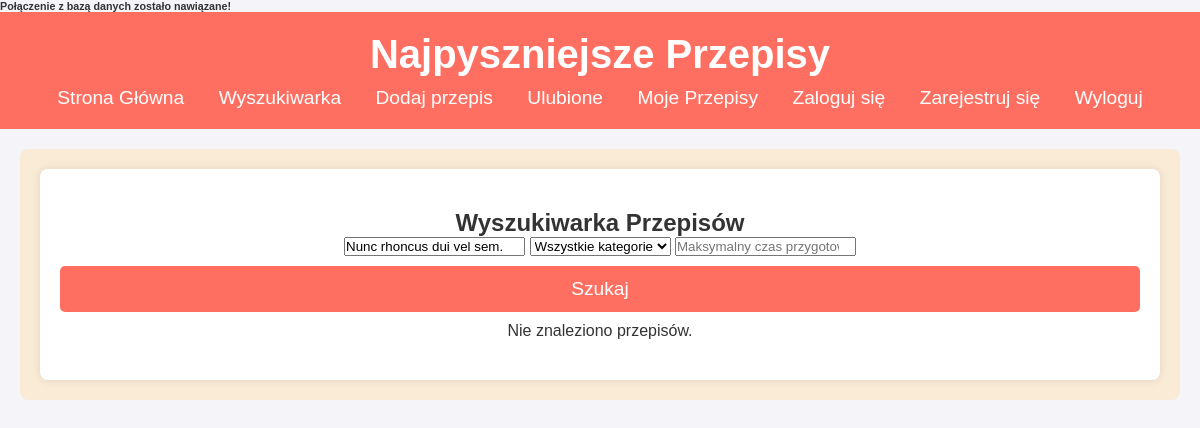
The page /search.php?keyword=Nunc rhoncus dui vel sem. on the database as committed earlier.
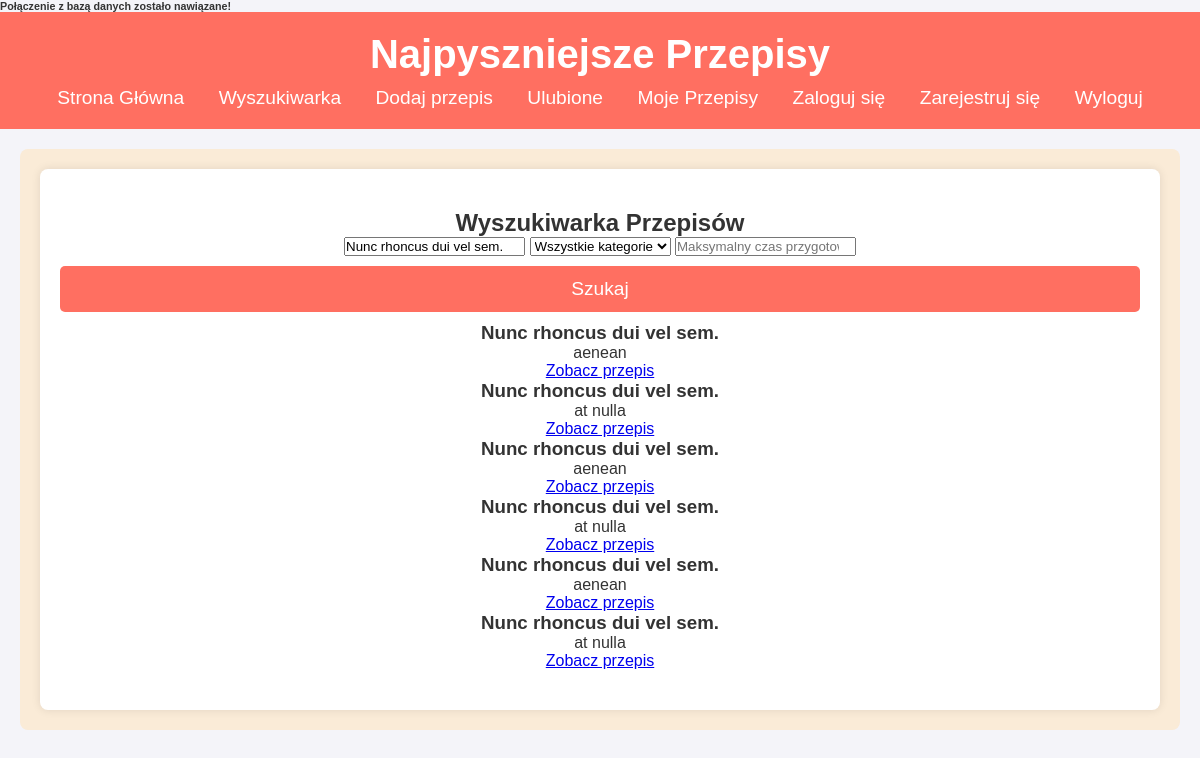
The same page on the database as committed later.
### tables this page shows
CREATE TABLE `recipes` (
  `recipe_id` int(11) NOT NULL,
  `title` varchar(100) NOT NULL,
  `description` text DEFAULT NULL,
  `instructions` text NOT NULL,
  `servings` int(11) DEFAULT 1,
  `prep_time` int(11) DEFAULT 0,
  `cook_time` int(11) DEFAULT 0,
  `user_id` int(11) DEFAULT NULL,
  `created_at` timestamp NOT NULL DEFAULT current_timestamp(),
  `updated_at` timestamp NOT NULL DEFAULT current_timestamp() ON UPDATE current_timestamp()
);

### search.php (the view, shortened to what this page needs)
<!DOCTYPE html>
<html lang="pl">
<head>
    <link rel="stylesheet" href="css/style.css">
</head>
<body>
    <?php
require_once "includes/db.php";
require_once "blocks/header.php";
if ($_SERVER['REQUEST_METHOD'] === 'GET') {
    $keyword = $_GET['keyword'] ?? '';
    $prep_time = $_GET['prep_time'] ?? '';
    $sql = "SELECT r.*
            FROM recipe_overview r
            LEFT JOIN recipe_categories rc ON r.recipe_id = rc.recipe_id
            LEFT JOIN categories c ON rc.category_id = c.category_id
            WHERE 1=1";
    $params = [];
    if (!empty($keyword)) {
        $sql .= " AND (r.recipe_title LIKE :keyword OR r.description LIKE :keyword)";
        $params[':keyword'] = "%$keyword%";
    }
    $sql .= " GROUP BY r.recipe_id";
    $stmt = $pdo->prepare($sql);
    $stmt->execute($params);
    $recipes = $stmt->fetchAll();
}
?>
    <section id="content">
		<div class="recipes">
        <h1>Wyszukiwarka Przepisów</h1>
    <form method="GET" action="search.php">
        <input type="text" name="keyword" placeholder="Słowo kluczowe" value="<?= htmlspecialchars($keyword ?? '') ?>">
        <select name="category">
            <option value="">Wszystkie kategorie</option>
        </select>
        <input type="number" name="prep_time" placeholder="Maksymalny czas przygotowania (minuty)" value="<?= htmlspecialchars($prep_time ?? '') ?>">
        <button type="submit">Szukaj</button>
    </form>
    <div class="recipe-results">
        <?php if (!empty($recipes)): ?>
            <?php foreach ($recipes as $recipe): ?>
                <div class="recipe">
                    <h3><?= htmlspecialchars($recipe['recipe_title']) ?></h3>
                    <p><?= htmlspecialchars($recipe['description']) ?></p>
                    <a href="detailed.php?id=<?= $recipe['recipe_id'] ?>">Zobacz przepis</a>
                </div>
            <?php endforeach; ?>
        <?php else: ?>
            <p>Nie znaleziono przepisów.</p>
        <?php endif; ?>
        </div>
    </section>
</body>
</html>

### includes/db.php (shortened to what this page needs)
<?php
try {
    echo "<h6>Połączenie z bazą danych zostało nawiązane!</h6>";
} catch (PDOException $e) {
    echo "<h6>Błąd połączenia: </h6>" . $e->getMessage();
}
?>

### blocks/header.php
<header>
    <h1>Najpyszniejsze Przepisy</h1>
        <nav>
            <ul>
                <li><a href="http://localhost/strona_z_przepisami/index.php">Strona Główna</a></li>
                <li><a href="http://localhost/strona_z_przepisami/search.php">Wyszukiwarka</a></li>
                <li><a href="http://localhost/strona_z_przepisami/add_recipe.php">Dodaj przepis</a></li>
                <li><a href="http://localhost/strona_z_przepisami/public/favorites.php">Ulubione</a></li>
                <li><a href="http://localhost/strona_z_przepisami/public/my_recipes.php">Moje Przepisy</a></li>
                <li><a href="#" id="login-btn">Zaloguj się</a></li>
                <li><a href="#" id="register-btn">Zarejestruj się</a></li>
                <li><a href="http://localhost/strona_z_przepisami/public/logout.php">Wyloguj</a></li>
            </ul>
        </nav>
</header>

### css/style.css (style rules this page uses)
* { margin: 0; padding: 0; box-sizing: border-box; }
body { font-family: 'Arial', sans-serif; background-color: #f4f4f9; color: #333; }
header { background-color: #ff6f61; color: white; padding: 20px 0; text-align: center; }
header h1 { font-size: 2.5em; margin-bottom: 10px; }
nav ul { list-style: none; padding: 0; }
nav ul li { display: inline-block; margin: 0 15px; }
nav ul li a { color: white; text-decoration: none; font-size: 1.2em; }
button { color: white; text-decoration: none; font-size: 1.2em; }
#content { display: flex; justify-content: space-between; margin: 20px; position: relative; background-color: antiquewhite; padding: 20px; border-radius: 8px; }
.recipes { flex: 1; padding: 40px 20px; text-align: center; background-color: #ffffff; border-radius: 8px; box-shadow: 0px 0px 10px rgba(0, 0, 0, 0.1); }
button { background-color: #ff6f61; color: white; border: none; padding: 12px 20px; margin: 10px 0; font-size: 1.2em; cursor: pointer; width: 100%; border-radius: 5px; }

Rows that differ between the two databases and show on the page:
added recipes: recipe_title "Nunc rhoncus dui vel sem.", description "aenean"
added recipes: recipe_title "Nunc rhoncus dui vel sem.", description "at nulla"
added recipes: recipe_title "Nunc rhoncus dui vel sem.", description "aenean"
added recipes: recipe_title "Nunc rhoncus dui vel sem.", description "at nulla"
added recipes: recipe_title "Nunc rhoncus dui vel sem.", description "aenean"
added recipes: recipe_title "Nunc rhoncus dui vel sem.", description "at nulla"
Other text that changed with them:
text no longer shown: "Nie znaleziono przepisów."
